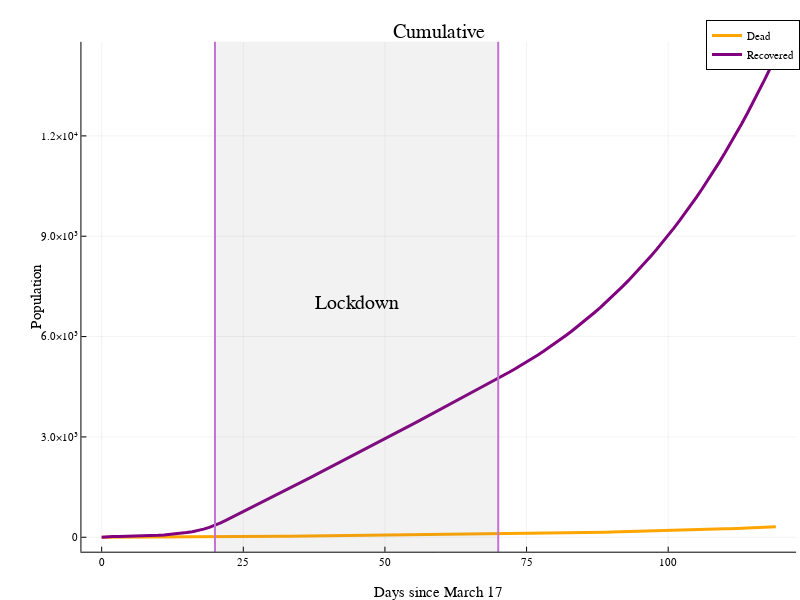

The cell this chart's notebook holds for it:
### Code cell
inner = plot(x, a, label="Dead", lw=3, color= :orange, size=(800, 600), title="Cumulative")
plot!(x, e, label="Recovered", lw=3, color= :purple)
vspan!([20, 70], color= :grey, alpha=0.1, label="")
vline!([20, 70], label="", lw=2)
xlabel!("Days since March 17")
ylabel!("Population")
annotate!(45, 7000, "Lockdown", :center)
annotate!(25, 15000, "4/6/20", :bottom)
annotate!(75, 15000, "5/26/20", :bottom)

### Figure 1 — Plotly figure (JSON) as saved in the notebook; plotly's stock layout.template omitted (floating-point values rounded to 4 significant figures)
{"data": [{"colorbar": {"title": ""}, "legendgroup": "Dead", "line": {"color": "rgba(255, 165, 0, 1.000)", "dash": "solid", "shape": "linear", "width": 3}, "mode": "lines", "name": "Dead", "showlegend": true, "type": "scatter", "x": [0, 1, 2, 3, 4, 5, 6, 7, 8, 9, 10, 11, 12, 13, 14, 15, 16, 17, 18, 19, 20, 21, 22, 23, 24, 25, 26, 27, 28, 29, 30, 31, 32, 33, 34, 35, 36, 37, 38, 39, 40, 41, 42, 43, 44, 45, 46, 47, 48, 49, 50, 51, 52, 53, 54, 55, 56, 57, 58, 59, 60, 61, 62, 63, 64, 65, 66, 67, 68, 69, 70, 71, 72, 73, 74, 75, 76, 77, 78, 79, 80, 81, 82, 83, 84, 85, 86, 87, 88, 89, 90, 91, 92, 93, 94, 95, 96, 97, 98, 99, 100, 101, 102, 103, 104, 105, 106, 107, 108, 109, 110, 111, 112, 113, 114, 115, 116, 117, 118, 119], "xaxis": "x1", "y": [0, 0.3913, 0.4871, 0.541, 0.5974, 0.6649, 0.7473, 0.8479, 0.9709, 1.121, 1.305, 1.529, 1.803, 2.138, 2.547, 3.047, 3.658, 4.404, 5.316, 6.43, 7.791, 9.426, 11.22, 13.05, 14.9, 16.76, 18.62, 20.48, 22.35, 24.22, 26.1, 27.97, 29.86, 31.74, 33.63, 35.52, 37.42, 39.32, 41.22, 43.13, 45.04, 46.95, 48.87, 50.79, 52.71, 54.64, 56.57, 58.5, 60.44, 62.38, 64.32, 66.27, 68.22, 70.17, 72.13, 74.09, 76.05, 78.02, 79.98, 81.96, 83.93, 85.91, 87.89, 89.88, 91.87, 93.86, 95.85, 97.85, 99.85, 101.9, 103.9, 105.9, 107.9, 110.0, 112.2, 114.4, 116.7, 119.1, 121.5, 124.0, 126.5, 129.2, 131.9, 134.7, 137.6, 140.6, 143.6, 146.8, 150.0, 153.4, 156.8, 160.3, 164.0, 167.7, 171.6, 175.6, 179.6, 183.8, 188.2, 192.6, 197.2, 201.9, 206.7, 211.7, 216.9, 222.1, 227.6, 233.2, 238.9, 244.8, 250.9, 257.2, 263.6, 270.2, 277.1, 284.1, 291.3, 298.7, 306.3, 314.1], "yaxis": "y1", "zmax": null, "zmin": null}, {"colorbar": {"title": ""}, "legendgroup": "Recovered", "line": {"color": "rgba(128, 0, 128, 1.000)", "dash": "solid", "shape": "linear", "width": 3}, "mode": "lines", "name": "Recovered", "showlegend": true, "type": "scatter", "x": [0, 1, 2, 3, 4, 5, 6, 7, 8, 9, 10, 11, 12, 13, 14, 15, 16, 17, 18, 19, 20, 21, 22, 23, 24, 25, 26, 27, 28, 29, 30, 31, 32, 33, 34, 35, 36, 37, 38, 39, 40, 41, 42, 43, 44, 45, 46, 47, 48, 49, 50, 51, 52, 53, 54, 55, 56, 57, 58, 59, 60, 61, 62, 63, 64, 65, 66, 67, 68, 69, 70, 71, 72, 73, 74, 75, 76, 77, 78, 79, 80, 81, 82, 83, 84, 85, 86, 87, 88, 89, 90, 91, 92, 93, 94, 95, 96, 97, 98, 99, 100, 101, 102, 103, 104, 105, 106, 107, 108, 109, 110, 111, 112, 113, 114, 115, 116, 117, 118, 119], "xaxis": "x1", "y": [0, 17.92, 22.3, 24.77, 27.35, 30.44, 34.21, 38.82, 44.45, 51.33, 59.73, 70.0, 82.55, 97.88, 116.6, 139.5, 167.5, 201.6, 243.4, 294.4, 356.7, 431.5, 513.5, 597.6, 682.3, 767.3, 852.4, 937.8, 1023.0, 1109.0, 1195.0, 1281.0, 1367.0, 1453.0, 1540.0, 1626.0, 1713.0, 1800.0, 1887.0, 1974.0, 2062.0, 2149.0, 2237.0, 2325.0, 2413.0, 2501.0, 2590.0, 2678.0, 2767.0, 2856.0, 2945.0, 3034.0, 3123.0, 3212.0, 3302.0, 3392.0, 3482.0, 3572.0, 3662.0, 3752.0, 3843.0, 3933.0, 4024.0, 4115.0, 4206.0, 4297.0, 4388.0, 4480.0, 4571.0, 4663.0, 4755.0, 4847.0, 4941.0, 5037.0, 5136.0, 5238.0, 5342.0, 5450.0, 5561.0, 5676.0, 5793.0, 5915.0, 6039.0, 6168.0, 6300.0, 6436.0, 6576.0, 6720.0, 6869.0, 7022.0, 7179.0, 7341.0, 7507.0, 7679.0, 7855.0, 8037.0, 8224.0, 8416.0, 8614.0, 8818.0, 9027.0, 9243.0, 9465.0, 9693.0, 9928.0, 10170.0, 10420.0, 10670.0, 10940.0, 11210.0, 11490.0, 11770.0, 12070.0, 12370.0, 12680.0, 13000.0, 13330.0, 13670.0, 14020.0, 14380.0], "yaxis": "y1", "zmax": null, "zmin": null}, {"fill": "tozeroy", "fillcolor": "rgba(128, 128, 128, 0.100)", "hoverinfo": "none", "legendgroup": "", "line": {"color": "rgba(0, 0, 0, 0.100)", "dash": "solid", "width": 0}, "mode": "lines", "name": "", "showlegend": false, "type": "scatter", "x": [20, 20, 70, 70, 20], "xaxis": "x1", "y": [-1525000.0, 1539000.0, 1539000.0, -1525000.0, -1525000.0], "yaxis": "y1"}, {"colorbar": {"title": ""}, "legendgroup": "", "line": {"color": "rgba(195, 113, 210, 1.000)", "dash": "solid", "shape": "linear", "width": 2}, "mode": "lines", "name": "", "showlegend": false, "type": "scatter", "x": [20, 20], "xaxis": "x1", "y": [-1525000.0, 1539000.0], "yaxis": "y1", "zmax": null, "zmin": null}, {"colorbar": {"title": ""}, "legendgroup": "", "line": {"color": "rgba(195, 113, 210, 1.000)", "dash": "solid", "shape": "linear", "width": 2}, "mode": "lines", "name": "", "showlegend": false, "type": "scatter", "x": [70, 70], "xaxis": "x1", "y": [-1525000.0, 1539000.0], "yaxis": "y1", "zmax": null, "zmin": null}], "layout": {"annotations": [{"font": {"color": "rgba(0, 0, 0, 1.000)", "family": "sans-serif", "size": 20}, "rotation": 0, "showarrow": false, "text": "Cumulative", "x": 0.5484, "xanchor": "center", "xref": "paper", "y": 1, "yanchor": "top", "yref": "paper"}, {"font": {"color": "rgba(0, 0, 0, 1.000)", "family": "sans-serif", "size": 20}, "rotation": 0, "showarrow": false, "text": "Lockdown", "x": 45, "xanchor": "center", "xref": "x", "y": 7000, "yanchor": "middle", "yref": "y"}, {"font": {"color": "rgba(0, 0, 0, 1.000)", "family": "sans-serif", "size": 20}, "rotation": 0, "showarrow": false, "text": "4/6/20", "x": 25, "xanchor": "center", "xref": "x", "y": 15000, "yanchor": "bottom", "yref": "y"}, {"font": {"color": "rgba(0, 0, 0, 1.000)", "family": "sans-serif", "size": 20}, "rotation": 0, "showarrow": false, "text": "5/26/20", "x": 75, "xanchor": "center", "xref": "x", "y": 15000, "yanchor": "bottom", "yref": "y"}], "height": 600, "legend": {"bgcolor": "rgba(255, 255, 255, 1.000)", "bordercolor": "rgba(0, 0, 0, 1.000)", "borderwidth": 1, "font": {"color": "rgba(0, 0, 0, 1.000)", "family": "sans-serif", "size": 11}, "tracegroupgap": 0, "traceorder": "normal", "x": 1, "xanchor": "auto", "y": 1, "yanchor": "auto"}, "margin": {"b": 20, "l": 0, "r": 0, "t": 20}, "paper_bgcolor": "rgba(255, 255, 255, 1.000)", "plot_bgcolor": "rgba(255, 255, 255, 1.000)", "showlegend": true, "width": 800, "xaxis": {"anchor": "y1", "domain": [0.1018, 0.9951], "gridcolor": "rgba(0, 0, 0, 0.100)", "gridwidth": 0.5, "linecolor": "rgba(0, 0, 0, 1.000)", "mirror": false, "range": [-3.57, 122.6], "showgrid": true, "showline": true, "showticklabels": true, "tickangle": 0, "tickcolor": "rgb(0, 0, 0)", "tickfont": {"color": "rgba(0, 0, 0, 1.000)", "family": "sans-serif", "size": 11}, "tickmode": "array", "ticks": "inside", "ticktext": ["0", "25", "50", "75", "100"], "tickvals": [0, 25, 50, 75, 100], "title": "Days since March 17", "titlefont": {"color": "rgba(0, 0, 0, 1.000)", "family": "sans-serif", "size": 15}, "type": "-", "visible": true, "zeroline": false, "zerolinecolor": "rgba(0, 0, 0, 1.000)"}, "yaxis": {"anchor": "x1", "domain": [0.05054, 0.961], "gridcolor": "rgba(0, 0, 0, 0.100)", "gridwidth": 0.5, "linecolor": "rgba(0, 0, 0, 1.000)", "mirror": false, "range": [-431.4, 14810.0], "showgrid": true, "showline": true, "showticklabels": true, "tickangle": 0, "tickcolor": "rgb(0, 0, 0)", "tickfont": {"color": "rgba(0, 0, 0, 1.000)", "family": "sans-serif", "size": 11}, "tickmode": "array", "ticks": "inside", "ticktext": ["0", "3.0×10³", "6.0×10³", "9.0×10³", "1.2×10⁴"], "tickvals": [0, 3000, 6000, 9000, 12000], "title": "Population", "titlefont": {"color": "rgba(0, 0, 0, 1.000)", "family": "sans-serif", "size": 15}, "type": "-", "visible": true, "zeroline": false, "zerolinecolor": "rgba(0, 0, 0, 1.000)"}}}
